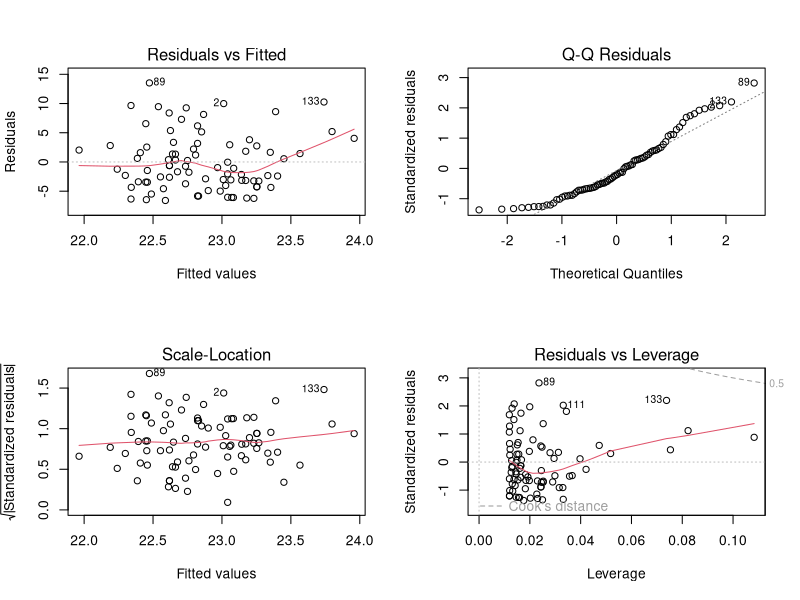
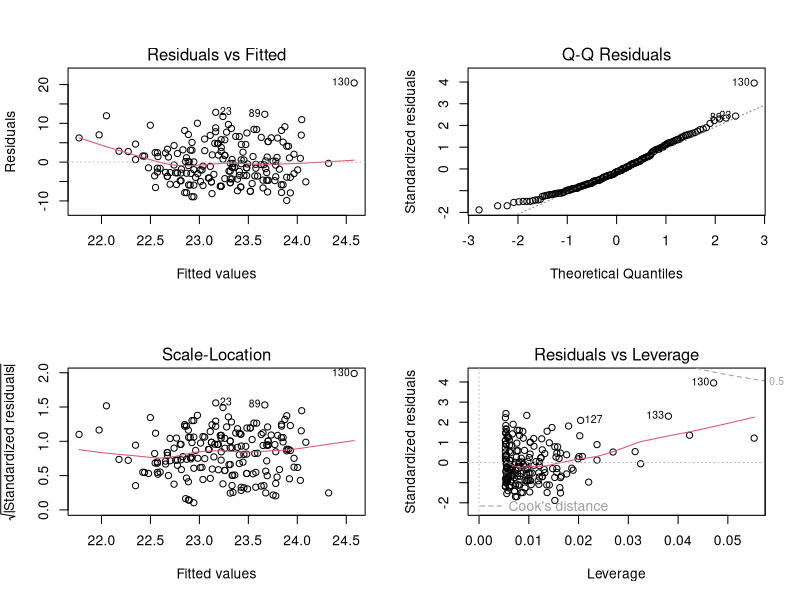
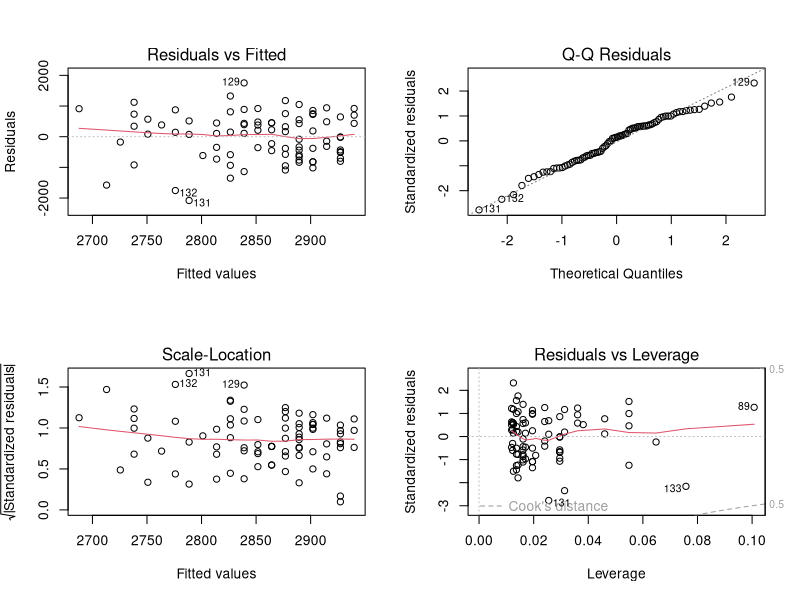
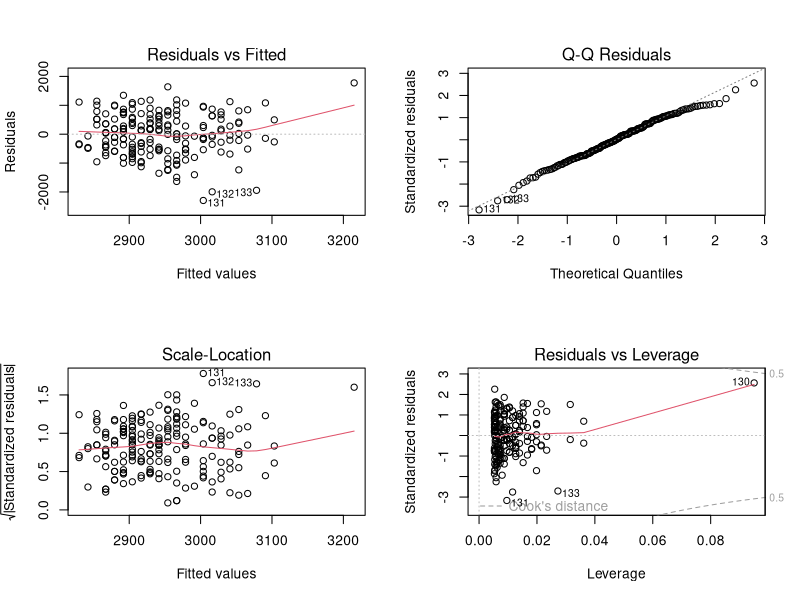
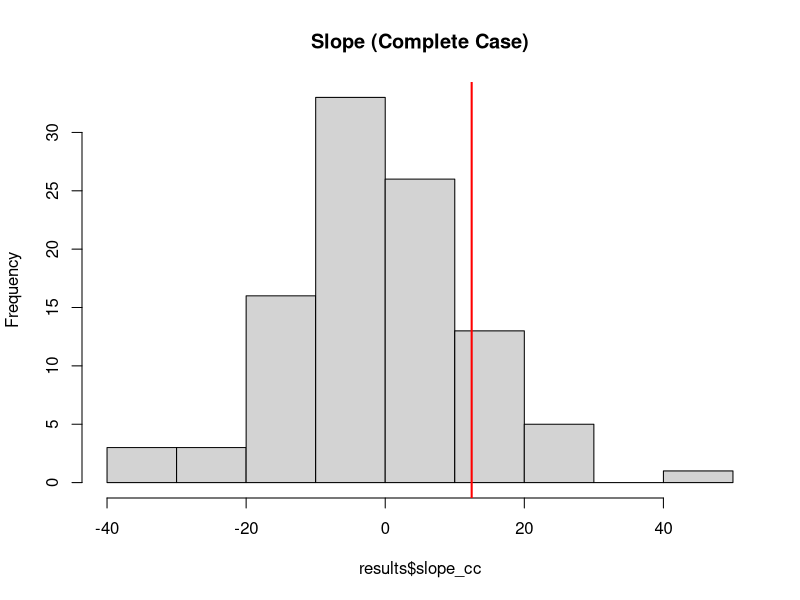
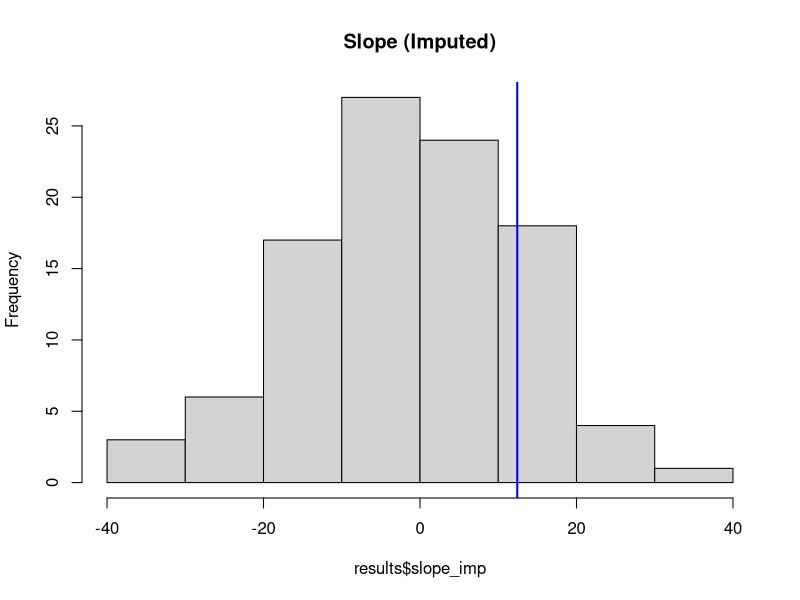

Here is the R script that generated these plots, in order:
## ---- chunk 1
library(MASS)
data(birthwt)
## ---- chunk 2
any(is.na(birthwt$age))
any(is.na(birthwt$bwt))
## ---- chunk 3
x <- birthwt$age
y <- birthwt$bwt

data_complete <- data.frame(x = x, y = y)
## ---- chunk 4
y_scaled <- scale(y)

p_miss <- plogis(0.5 * y_scaled)

R <- rbinom(length(x), 1, p_miss)
## ---- chunk 5
x_obs <- x
x_obs[R == 1] <- NA

data_obs <- data.frame(x = x_obs, y = y)
## ---- chunk 6
mean(is.na(data_obs$x))
## ---- chunk 7
fit_full_xy <- lm(x ~ y, data = data_complete)
fit_missing_xy <- lm(x ~ y, data = data_obs)

summary(fit_full_xy)
summary(fit_missing_xy)
## ---- chunk 8
par(mfrow = c(2,2))
plot(fit_missing_xy)
plot(fit_full_xy)
par(mfrow = c(1,1))
## ---- chunk 9
fit_full_yx <- lm(y ~ x, data = data_complete)
fit_missing_yx <- lm(y ~ x, data = data_obs)

summary(fit_full_yx)
summary(fit_missing_yx)
## ---- chunk 10
par(mfrow = c(2,2))
plot(fit_missing_yx)
plot(fit_full_yx)
par(mfrow = c(1,1))
## ---- chunk 11
fit_imp_xy <- lm(x ~ y, data = data_obs)
## ---- chunk 12
x_pred <- predict(fit_imp_xy, newdata = data_obs)

sigma <- summary(fit_imp_xy)$sigma

x_imp <- data_obs$x
missings <- is.na(x_imp)

x_imp[missings] <- x_pred[missings] + rnorm(sum(missings), 0, sigma)

data_imp <- data.frame(x = x_imp, y = y)
## ---- chunk 13
fit_imp_yx <- lm(y ~ x, data = data_imp) 
summary(fit_imp_yx)
## ---- chunk 14
n_sim <- 100

results <- data.frame(
  intercept_cc = numeric(n_sim),
  slope_cc = numeric(n_sim),
  var_cc = numeric(n_sim),
  cor_cc = numeric(n_sim),
  
  intercept_imp = numeric(n_sim),
  slope_imp = numeric(n_sim),
  var_imp = numeric(n_sim),
  cor_imp = numeric(n_sim)
)
## ---- chunk 15
for (i in 1:n_sim) {
  p_miss <- plogis(0.5 * scale(y))
  R <- rbinom(length(x), 1, p_miss)
  
  x_obs <- x
  x_obs[R == 1] <- NA
  data_obs <- data.frame(x = x_obs, y = y)
  
  fit_cc <- lm(y ~ x, data = data_obs)
  
  results$intercept_cc[i] <- coef(fit_cc)[1]
  results$slope_cc[i] <- coef(fit_cc)[2]
  results$var_cc[i] <- summary(fit_cc)$sigma^2
  results$cor_cc[i] <- cor(data_obs$x, data_obs$y, use = "complete.obs")
  
  fit_imp_xy <- lm(x ~ y, data = data_obs)
  
  x_pred <- predict(fit_imp_xy, newdata = data_obs)
  sigma <- summary(fit_imp_xy)$sigma
  
  x_imp <- x_obs
  missings <- is.na(x_imp)
  x_imp[missings] <- x_pred[missings] + rnorm(sum(missings), 0, sigma)
  
  data_imp <- data.frame(x = x_imp, y = y)
  
  fit_imp_yx <- lm(y ~ x, data = data_imp)
  
  results$intercept_imp[i] <- coef(fit_imp_yx)[1]
  results$slope_imp[i] <- coef(fit_imp_yx)[2]
  results$var_imp[i] <- summary(fit_imp_yx)$sigma^2
  results$cor_imp[i] <- cor(data_imp$x, data_imp$y)
}
## ---- chunk 16
complete_model <- lm(y ~ x, data = data_complete)

complete_intercept <- coef(complete_model)[1]
complete_slope <- coef(complete_model)[2]
complete_var <- summary(complete_model)$sigma^2
complete_cor <- cor(x, y)
## ---- chunk 17
hist(results$slope_cc, main="Slope (Complete Case)")
abline(v = complete_slope, col="red", lwd=2)

hist(results$slope_imp, main="Slope (Imputed)")
abline(v = complete_slope, col="blue", lwd=2)
